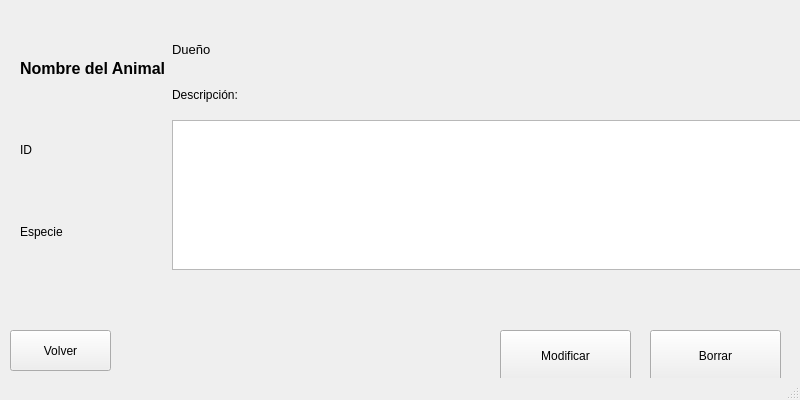
<?xml version="1.0" encoding="UTF-8"?>
<ui version="4.0">
 <class>MainWindow</class>
 <widget class="QMainWindow" name="MainWindow">
  <property name="geometry">
   <rect>
    <x>0</x>
    <y>0</y>
    <width>800</width>
    <height>400</height>
   </rect>
  </property>
  <property name="windowTitle">
   <string>Información de Animal</string>
  </property>
  <widget class="QWidget" name="centralwidget">
   <widget class="QPushButton" name="volverButton">
    <property name="geometry">
     <rect>
      <x>10</x>
      <y>330</y>
      <width>101</width>
      <height>41</height>
     </rect>
    </property>
    <property name="text">
     <string>Volver</string>
    </property>
   </widget>
   <widget class="QPushButton" name="modificarButton">
    <property name="geometry">
     <rect>
      <x>500</x>
      <y>330</y>
      <width>131</width>
      <height>51</height>
     </rect>
    </property>
    <property name="text">
     <string>Modificar</string>
    </property>
   </widget>
   <widget class="QPushButton" name="borrarButton">
    <property name="geometry">
     <rect>
      <x>650</x>
      <y>330</y>
      <width>131</width>
      <height>51</height>
     </rect>
    </property>
    <property name="text">
     <string>Borrar</string>
    </property>
   </widget>
   <widget class="QWidget" name="horizontalLayoutWidget">
    <property name="geometry">
     <rect>
      <x>20</x>
      <y>30</y>
      <width>781</width>
      <height>280</height>
     </rect>
    </property>
    <layout class="QHBoxLayout" name="horizontalLayout">
     <item>
      <layout class="QVBoxLayout" name="leftDisplay">
       <item>
        <layout class="QHBoxLayout" name="horizontalLayout_4">
         <item>
          <widget class="QLabel" name="name">
           <property name="font">
            <font>
             <pointsize>12</pointsize>
             <bold>true</bold>
            </font>
           </property>
           <property name="text">
            <string>Nombre del Animal</string>
           </property>
          </widget>
         </item>
        </layout>
       </item>
       <item>
        <layout class="QHBoxLayout" name="horizontalLayout_3">
         <item>
          <widget class="QLabel" name="id">
           <property name="text">
            <string>ID</string>
           </property>
          </widget>
         </item>
        </layout>
       </item>
       <item>
        <layout class="QHBoxLayout" name="horizontalLayout_7">
         <item>
          <widget class="QLabel" name="species">
           <property name="text">
            <string>Especie</string>
           </property>
          </widget>
         </item>
        </layout>
       </item>
       <item>
        <spacer name="verticalSpacer_2">
         <property name="orientation">
          <enum>Qt::Orientation::Vertical</enum>
         </property>
         <property name="sizeType">
          <enum>QSizePolicy::Policy::Minimum</enum>
         </property>
         <property name="sizeHint" stdset="0">
          <size>
           <width>20</width>
           <height>40</height>
          </size>
         </property>
        </spacer>
       </item>
      </layout>
     </item>
     <item>
      <layout class="QVBoxLayout" name="rightDisplay">
       <item>
        <layout class="QHBoxLayout" name="horizontalLayout_5">
         <item>
          <widget class="QLabel" name="owner">
           <property name="font">
            <font>
             <pointsize>10</pointsize>
            </font>
           </property>
           <property name="text">
            <string>Dueño</string>
           </property>
          </widget>
         </item>
        </layout>
       </item>
       <item>
        <widget class="QLabel" name="descriptionLabel">
         <property name="text">
          <string>Descripción:</string>
         </property>
        </widget>
       </item>
       <item>
        <widget class="QTextBrowser" name="description">
         <property name="maximumSize">
          <size>
           <width>16777215</width>
           <height>150</height>
          </size>
         </property>
        </widget>
       </item>
       <item>
        <spacer name="verticalSpacer">
         <property name="orientation">
          <enum>Qt::Orientation::Vertical</enum>
         </property>
         <property name="sizeType">
          <enum>QSizePolicy::Policy::Minimum</enum>
         </property>
         <property name="sizeHint" stdset="0">
          <size>
           <width>20</width>
           <height>40</height>
          </size>
         </property>
        </spacer>
       </item>
      </layout>
     </item>
    </layout>
   </widget>
  </widget>
  <widget class="QStatusBar" name="statusbar"/>
 </widget>
 <resources/>
 <connections/>
</ui>
